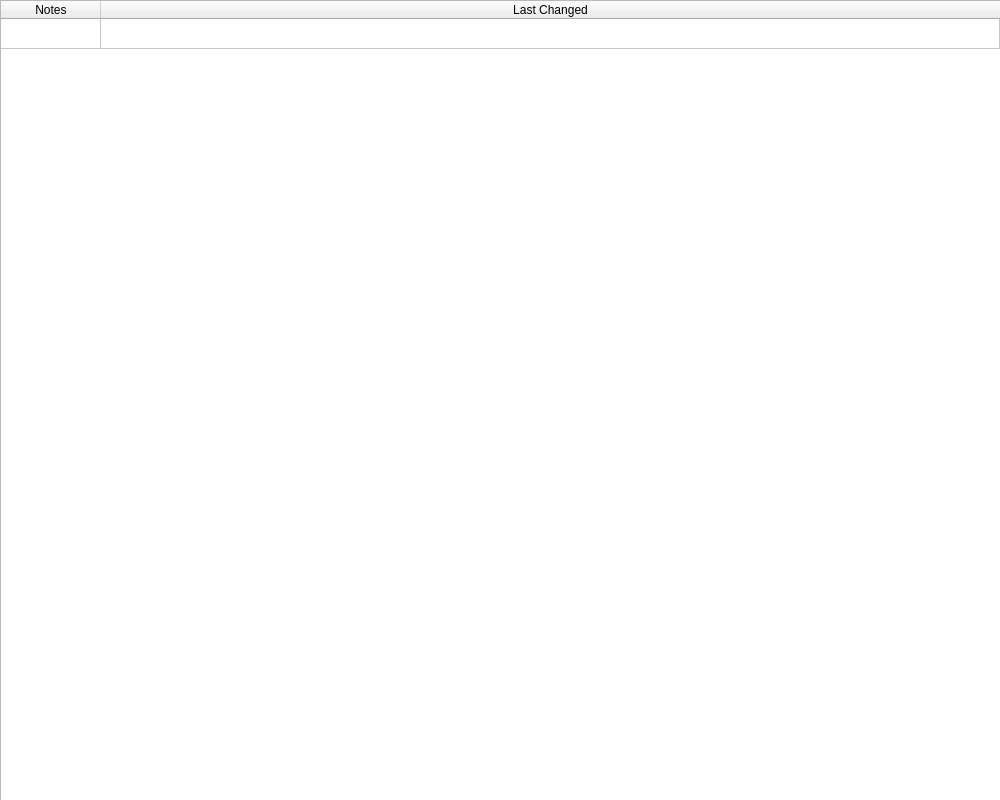
<?xml version="1.0" encoding="UTF-8"?>
<ui version="4.0">
 <class>NotesDialog</class>
 <widget class="QDockWidget" name="NotesDialog">
  <property name="geometry">
   <rect>
    <x>0</x>
    <y>0</y>
    <width>1000</width>
    <height>800</height>
   </rect>
  </property>
  <property name="sizePolicy">
   <sizepolicy hsizetype="Expanding" vsizetype="Expanding">
    <horstretch>0</horstretch>
    <verstretch>0</verstretch>
   </sizepolicy>
  </property>
  <property name="features">
   <set>QDockWidget::NoDockWidgetFeatures</set>
  </property>
  <property name="windowTitle">
   <string/>
  </property>
  <widget class="QWidget" name="dockWidgetContents">
   <property name="sizePolicy">
    <sizepolicy hsizetype="Expanding" vsizetype="Expanding">
     <horstretch>0</horstretch>
     <verstretch>0</verstretch>
    </sizepolicy>
   </property>
   <widget class="QTableWidget" name="tableNotes">
    <property name="geometry">
     <rect>
      <x>0</x>
      <y>0</y>
      <width>1001</width>
      <height>16777201</height>
     </rect>
    </property>
    <property name="sizePolicy">
     <sizepolicy hsizetype="Expanding" vsizetype="Expanding">
      <horstretch>0</horstretch>
      <verstretch>0</verstretch>
     </sizepolicy>
    </property>
    <property name="baseSize">
     <size>
      <width>0</width>
      <height>0</height>
     </size>
    </property>
    <property name="editTriggers">
     <set>QAbstractItemView::NoEditTriggers</set>
    </property>
    <property name="selectionBehavior">
     <enum>QAbstractItemView::SelectRows</enum>
    </property>
    <attribute name="horizontalHeaderCascadingSectionResizes">
     <bool>true</bool>
    </attribute>
    <attribute name="horizontalHeaderShowSortIndicator" stdset="0">
     <bool>true</bool>
    </attribute>
    <attribute name="horizontalHeaderStretchLastSection">
     <bool>true</bool>
    </attribute>
    <attribute name="verticalHeaderVisible">
     <bool>false</bool>
    </attribute>
    <row>
     <property name="text">
      <string/>
     </property>
    </row>
    <column>
     <property name="text">
      <string>Notes</string>
     </property>
    </column>
    <column>
     <property name="text">
      <string>Last Changed</string>
     </property>
    </column>
   </widget>
  </widget>
 </widget>
 <resources/>
 <connections/>
</ui>
